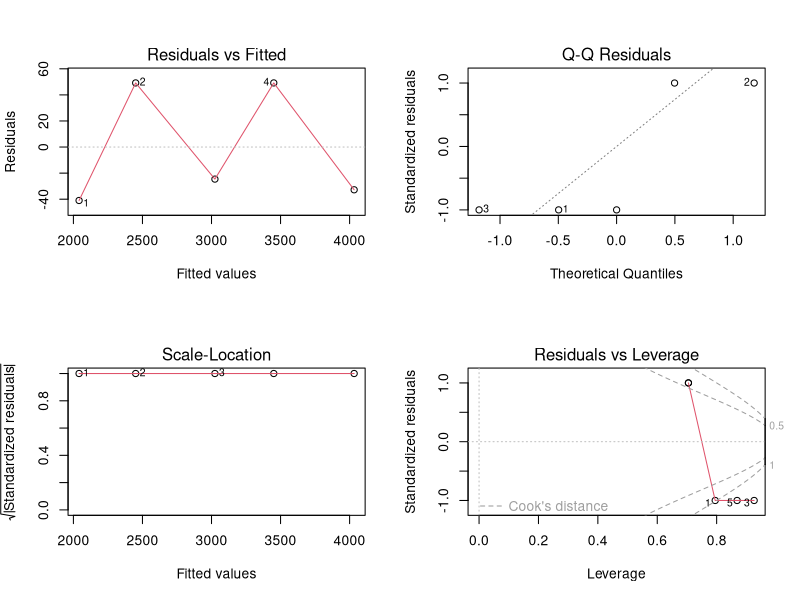

Write the R code that produced this figure.
## ---- chunk 1
data <- data.frame(
  Salary     = c(2000, 2500, 3000, 3500, 4000),
  Age        = c(22, 25, 30, 35, 40),
  Education  = c(12, 14, 16, 16, 18),
  Experience = c(1, 3, 5, 7, 10)
)

data
## ---- chunk 2
head(data)
summary(data)
str(data)
is.na(data)
## ---- chunk 3
model <- lm(Salary ~ Age + Education + Experience, data = data)
model
## ---- chunk 4
fitted(model)
residuals(model)
## ---- chunk 5
summary(model)
## ---- chunk 6
#| fig-cap: "Diagnostic plots for the multiple linear regression model."
#| fig-width: 7
#| fig-height: 7

par(mfrow = c(2, 2))
plot(model)
par(mfrow = c(1, 1))
## ---- chunk 7
new_employee <- data.frame(
  Age        = 33,
  Education  = 16,
  Experience = 6
)

predict(model, newdata = new_employee)
## ---- chunk 8
predict(
  model,
  newdata = new_employee,
  interval = "prediction",
  level = 0.95
)
